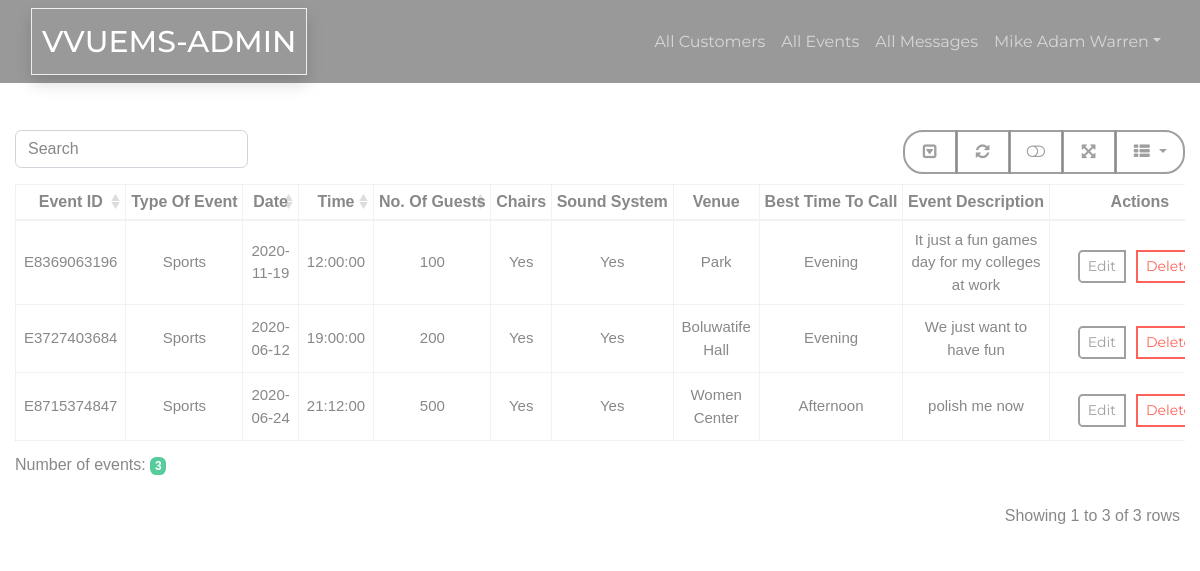
The page /admin_events.php (signed in) on the database its author committed.
### tables this page shows
CREATE TABLE `events` (
  `ID` int(32) NOT NULL,
  `EventID` varchar(32) NOT NULL,
  `Event` text NOT NULL,
  `Num_Guest` int(4) NOT NULL,
  `Chairs` varchar(4) NOT NULL,
  `Sound` varchar(4) NOT NULL,
  `Date` date NOT NULL,
  `Time` time NOT NULL,
  `Venue` varchar(50) NOT NULL,
  `Description` text NOT NULL,
  `Best_Time` varchar(32) NOT NULL,
  `Customer_ID` varchar(250) DEFAULT NULL
);

### require/admin_allEvents.php (the view, shortened to what this page needs)
 <?php  require_once 'require/connectDB.php';
        require_once 'require/modals.php'; ?>
<thead style="font-size: 16px;">
    <tr>
        <th data-field="EventID" data-filter-control="input" data-sortable="true">Event ID</th>
        <th>Type Of Event</th>
        <th data-field="Date" data-filter-control="select" data-sortable="true">Date</th>
        <th data-field="Time" data-filter-control="select" data-sortable="true">Time</th>
        <th data-field="Num_Guest" data-filter-control="input" data-sortable="true">No. Of Guests</th>
        <th>Chairs</th>
        <th>Sound System</th>
        <th>Venue</th>
        <th>Best Time To Call</th>
        <th>Event Description</th>
        <th>Actions</th>
    </tr>
</thead>
<tbody style="font-size: 15px;">
        <?php
            $num = 0;
            $query = "SELECT * FROM events";
            $check = mysqli_query($conn, $query);
            if (!$check) {
                die('Query failed'.mysqli_error());
            }else {
                if ($check-> num_rows > 0){
                    ?>
                    <?php while ($row = mysqli_fetch_assoc($check)): ?>
                    <tr class="p-1">
                            <td class="p-2"><?php echo $row["EventID"];?></td>
                            <td class="p-2"><?php echo $row["Event"];?></td>
                            <td class="p-2"><?php echo $row["Date"];?></td>
                            <td class="p-2"><?php echo $row["Time"];?></td>
                            <td class="p-2"><?php echo $row["Num_Guest"];?></td>
                            <td class="p-2"><?php echo $row["Chairs"];?></td>
                            <td class="p-2"><?php echo $row["Sound"];?></td>
                            <td class="p-2"><?php echo $row["Venue"];?></td>
                            <td class="p-2"><?php echo $row["Best_Time"];?></td>
                            <td class="p-2"><?php echo $row["Description"];?></td>
                            <td class="p-2">
                                <div class="col pt-2">
                                    <div class="btn-group btn-group-sm" role="group">
                                        <a href="admin_update_form.php?edit=<?php echo $row["ID"];?>"class="btn btn-info btn-md" style="margin: 5px">Edit</a>
                                        <a href="admin_events.php?admin_delete_event=<?php echo $row["ID"];?>" class="btn btn-danger btn-md" style="margin: 5px">Delete</a>
                                    </div>
                                </div>
                            </td>
                    </tr>
                            <?php $num += 1;?>
                    <?php endwhile ?>
                    <?php
                    echo '<caption>Number of events: <span class="badge badge-success">'.$num.'</span></caption>';
                }else{
                    echo '<div class="alert alert-info">No Records to Show</div>';
                }
            }
        ?>
</tbody>

### assets/css/Customers.css (style rules this page uses)
span { font-style: inherit; font-weight: inherit; }

### assets/css/main.css (style rules this page uses)
html, body { font-family: Arial, Helvetica,-apple-system, BlinkMacSystemFont, 'Segoe UI', Roboto, Oxygen, Ubuntu, Cantarell, 'Open Sans', 'Helvetica Neue', sans-serif; }
body { background-color: white; }
h1, .h1, h2, .h2, h3, .h3, h4, .h4, h5, .h5, h6, .h6, p, .navbar, .brand, .btn-simple, a, .td-name, td { -moz-osx-font-smoothing: grayscale; -webkit-font-smoothing: antialiased; }
a { color: #2CA8FF; }
.btn { border-width: 2px; background-color: transparent; font-weight: 400; opacity: 0.8; filter: alpha(opacity=80); padding: 8px 16px; border-color: #888888; color: #888888; }
.btn-danger { border-color: #FF3B30; color: #FF3B30; }
*, *::before, *::after { box-sizing: border-box; }
a { color: #9c27b0; text-decoration: none; background-color: transparent; -webkit-text-decoration-skip: objects; }
* { -webkit-tap-highlight-color: rgba(255, 255, 255, 0); -webkit-tap-highlight-color: transparent; }
a { color: #9c27b0; }
a { text-decoration: none; background-color: transparent; -webkit-text-decoration-skip: objects; }
* { -webkit-tap-highlight-color: rgba(255,255,255,0); -webkit-tap-highlight-color: transparent; }
.btn { border-radius: 20px; }

### rows shown on the page
events: EventID "E8369063196", Event "Sports", Date "2020-11-19", Time "12:00:00", Num_Guest "100", Chairs "Yes", Sound "Yes", Venue "Park", Best_Time "Evening", Description "It just a fun games day for my colleges at work"
events: EventID "E3727403684", Event "Sports", Date "2020-06-12", Time "19:00:00", Num_Guest "200", Chairs "Yes", Sound "Yes", Venue "Boluwatife Hall", Best_Time "Evening", Description "We just want to have fun"
events: EventID "E8715374847", Event "Sports", Date "2020-06-24", Time "21:12:00", Num_Guest "500", Chairs "Yes", Sound "Yes", Venue "Women Center", Best_Time "Afternoon", Description "polish me now"

### other values the page prints
$name "Mike Adam Warren"
$num "3"
